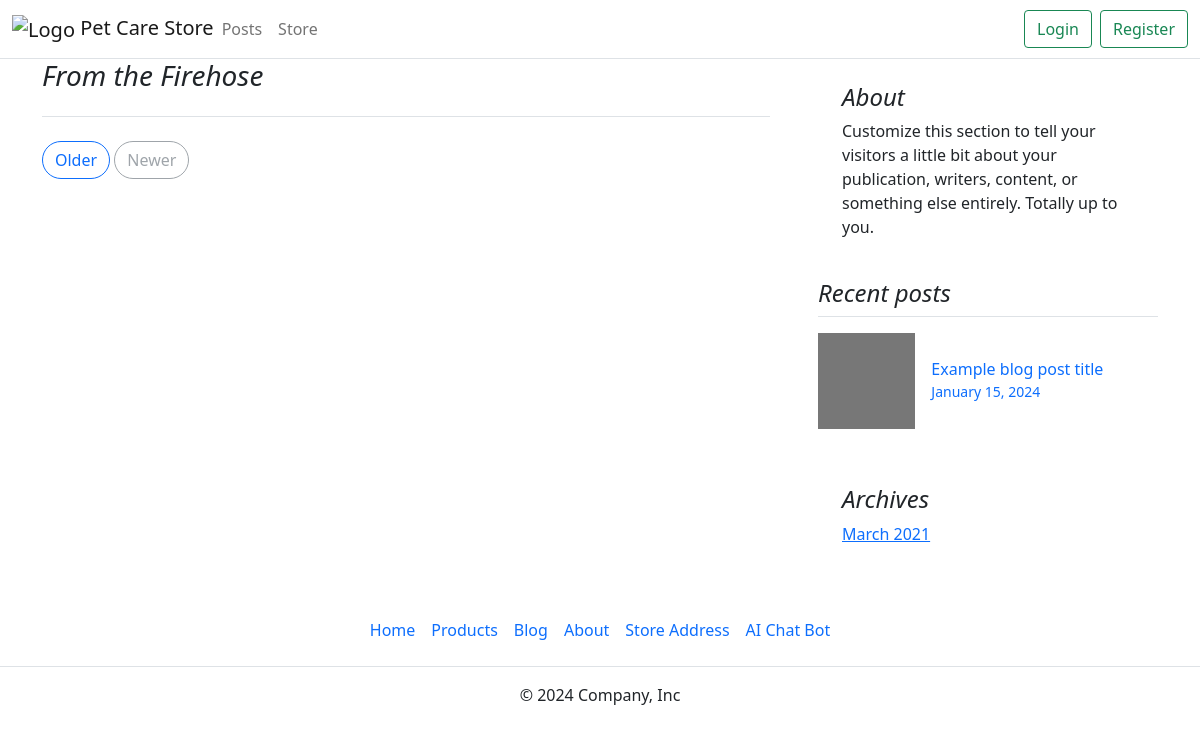
Before: /blog/category/Health/ with the older database file.
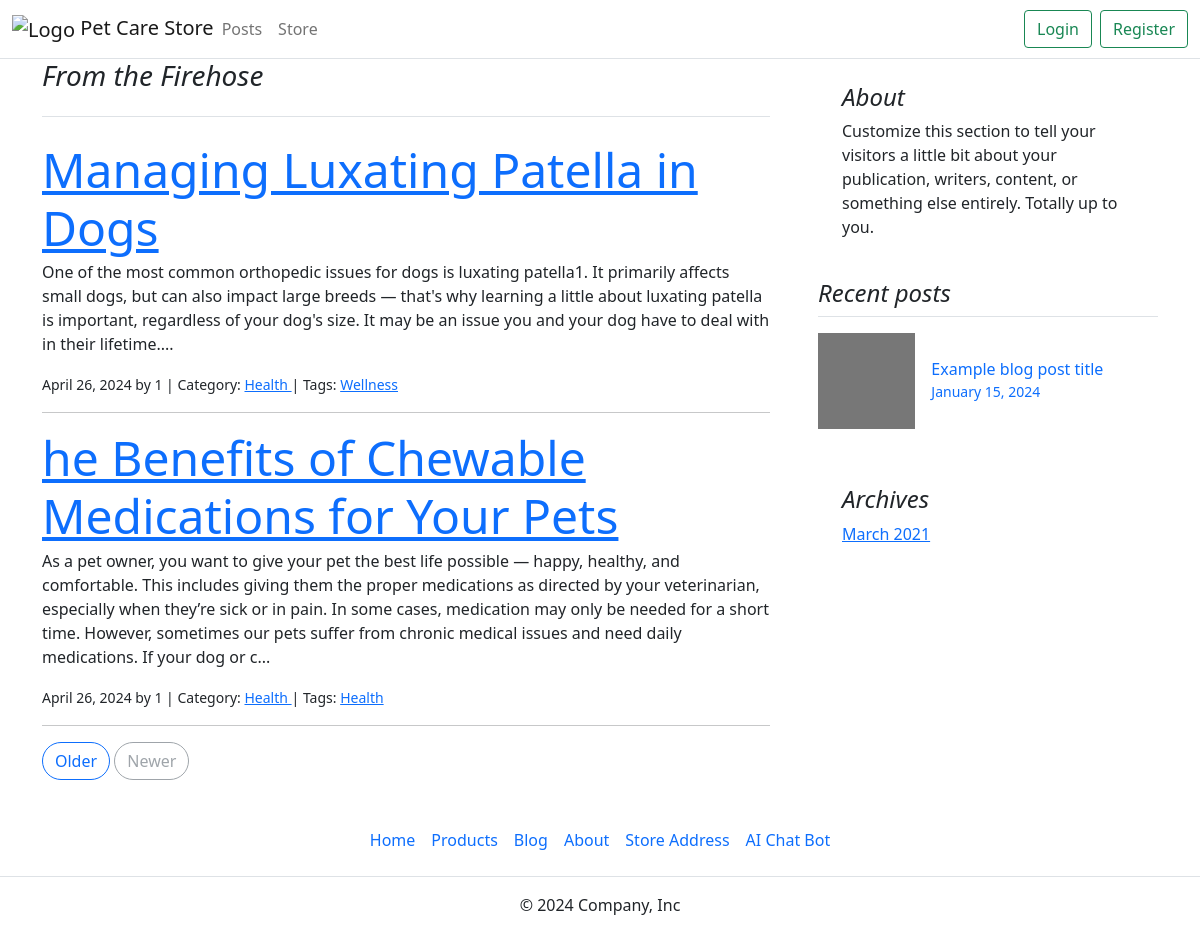
After: the same page with the newer database file.
### blog/models.py (models this page shows, shortened)
class Post(models.Model):
    title = models.CharField(max_length=255)
    body = models.TextField()
    created_on = models.DateTimeField(auto_now_add=True)
    last_modified = models.DateTimeField(auto_now=True)
    author = models.ForeignKey(Author, on_delete=models.CASCADE)
    categories = models.ManyToManyField("Category", related_name="posts")
    tags = models.ManyToManyField("Tag", related_name="posts")

class Author(models.Model):
    user = models.OneToOneField(User, on_delete=models.CASCADE)
    def __str__(self):
        return self.user.username

class Category(models.Model):
    name = models.CharField(max_length=30)
    class Meta:
        verbose_name_plural = "categories"

class Tag(models.Model):
    name = models.CharField(max_length=30)
    class Meta:
        verbose_name_plural = "tags"

### blog/views.py (the view)
# urls.py: path("category/<category>/", views.blog_category, name="blog_category"),
def blog_category(request, category):
    posts = Post.objects.filter(
        categories__name__contains=category
    ).order_by("-created_on")
    context = {
        "category": category,
        "posts": posts,
    }
    return render(request, "blog/category.html", context)

### templates/blog/category.html (shortened to what this page needs)
{% extends "blog/index.html" %}

### templates/blog/index.html
{% extends "bbbase.html" %}
{% block page_content %}
    {% block posts %}
        <main class="container">
            <div class="row g-5">
              <div class="col-md-8">
                <h3 class="pb-4 mb-4 fst-italic border-bottom">
                  From the Firehose
                </h3>
                {% for post in posts %}
                <article class="blog-post">
                  <h2 class="display-5 link-body-emphasis mb-1">
                    <a href="{% url 'blog_detail' post.pk %}">{{ post.title }}</a>
                  </h2>
                  <p>{{ post.body | slice:":400" }}...</p>
                  <small>
                    {{ post.created_on.date }} by {{ post.author }} | Category:
                    {% for category in post.categories.all %}
                        <a href="{% url 'blog_category' category.name %}">
                            {{ category.name }}
                        </a>
                    {% endfor %}
                    | Tags:
                    {% for tag in post.tags.all %}
                        <a href="{% url 'blog_tag' tag.name %}">
                            {{ tag.name }}
                        </a>
                    {% endfor %}
                </small>
                  <hr>
                </article>
                {% endfor %}
                <nav class="blog-pagination" aria-label="Pagination">
                  <a class="btn btn-outline-primary rounded-pill" href="#">Older</a>
                  <a class="btn btn-outline-secondary rounded-pill disabled" aria-disabled="true">Newer</a>
                </nav>
              </div>
              <div class="col-md-4">
                <div class="position-sticky" style="top: 2rem;">
                  <div class="p-4 mb-3 bg-body-tertiary rounded">
                    <h4 class="fst-italic">About</h4>
                    <p class="mb-0">Customize this section to tell your visitors a little bit about your publication, writers, content, or something else entirely. Totally up to you.</p>
                  </div>
                  <div>
                    <h4 class="fst-italic">Recent posts</h4>
                    <ul class="list-unstyled">
                      <li>
                        <a class="d-flex flex-column flex-lg-row gap-3 align-items-start align-items-lg-center py-3 link-body-emphasis text-decoration-none border-top" href="#">
                          <svg class="bd-placeholder-img" width="100%" height="96" xmlns="http://www.w3.org/2000/svg" aria-hidden="true" preserveAspectRatio="xMidYMid slice" focusable="false"><rect width="100%" height="100%" fill="#777"></rect></svg>
                          <div class="col-lg-8">
                            <h6 class="mb-0">Example blog post title</h6>
                            <small class="text-body-secondary">January 15, 2024</small>
                          </div>
                        </a>
                      </li>
                    </ul>
                  </div>
                  <div class="p-4">
                    <h4 class="fst-italic">Archives</h4>
                    <ol class="list-unstyled mb-0">
                      <li><a href="#">March 2021</a></li>
                    </ol>
                  </div>
                </div>
              </div>
            </div>
          </main>
    {% endblock posts %}
{% endblock page_content %}

Changed rows visible on the page:
added Post: title "Managing Luxating Patella in Dogs", body "One of the most common orthopedic issues for dogs is luxating patella1. It primarily affects small dogs, but can also impact large breeds — that's why learning a little about luxating patella is important, regardless of your dog's size. It may be an issue you and your dog have to deal with in their lifetime.", created_on "April 26, 2024", author "1"
added Category: name "Health"
added Tag: name "Wellness", shown under "Managing Luxating Patella in Dogs"
added Post: title "he Benefits of Chewable Medications for Your Pets", body "As a pet owner, you want to give your pet the best life possible — happy, healthy, and comfortable. This includes giving them the proper medications as directed by your veterinarian, especially when they’re sick or in pain. In some cases, medication may only be needed for a short time. However, sometimes our pets suffer from chronic medical issues and need daily medications. If your dog or c", created_on "April 26, 2024", author "1"
added Tag: name "Health", shown under "he Benefits of Chewable Medications for Your Pets"
